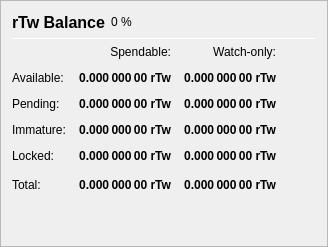
                   <widget class="QFrame" name="frame_Balances">
                    <property name="frameShape">
                     <enum>QFrame::StyledPanel</enum>
                    </property>
                    <property name="frameShadow">
                     <enum>QFrame::Raised</enum>
                    </property>
                    <layout class="QVBoxLayout" name="verticalLayout_4">
                     <item>
                      <layout class="QHBoxLayout" name="horizontalLayout_4">
                       <item>
                        <widget class="QLabel" name="label_5">
                         <property name="minimumSize">
                          <size>
                           <width>0</width>
                           <height>20</height>
                          </size>
                         </property>
                         <property name="font">
                          <font>
                           <pointsize>12</pointsize>
                           <weight>75</weight>
                           <bold>true</bold>
                          </font>
                         </property>
                         <property name="text">
                          <string>rTw Balance</string>
                         </property>
                        </widget>
                       </item>
                       <item>
                        <widget class="QLabel" name="labelMuBdIPercent">
                         <property name="text">
                          <string notr="true">0 %</string>
                         </property>
                        </widget>
                       </item>
                       <item>
                        <spacer name="horizontalSpacer_3">
                         <property name="orientation">
                          <enum>Qt::Horizontal</enum>
                         </property>
                         <property name="sizeHint" stdset="0">
                          <size>
                           <width>40</width>
                           <height>20</height>
                          </size>
                         </property>
                        </spacer>
                       </item>
                      </layout>
                     </item>
                     <item>
                      <widget class="Line" name="line_Balance">
                       <property name="minimumSize">
                        <size>
                         <width>0</width>
                         <height>1</height>
                        </size>
                       </property>
                       <property name="maximumSize">
                        <size>
                         <width>16777215</width>
                         <height>1</height>
                        </size>
                       </property>
                       <property name="orientation">
                        <enum>Qt::Horizontal</enum>
                       </property>
                      </widget>
                     </item>
                     <item>
                      <layout class="QGridLayout" name="gridLayout">
                       <property name="spacing">
                        <number>12</number>
                       </property>
                       <item row="0" column="1">
                        <widget class="QLabel" name="labelSpendable">
                         <property name="text">
                          <string>Spendable:</string>
                         </property>
                         <property name="alignment">
                          <set>Qt::AlignRight|Qt::AlignTrailing|Qt::AlignVCenter</set>
                         </property>
                        </widget>
                       </item>
                       <item row="0" column="2">
                        <widget class="QLabel" name="labelWatchonly">
                         <property name="text">
                          <string>Watch-only:</string>
                         </property>
                         <property name="alignment">
                          <set>Qt::AlignRight|Qt::AlignTrailing|Qt::AlignVCenter</set>
                         </property>
                        </widget>
                       </item>
                       <item row="1" column="0">
                        <widget class="QLabel" name="labelBalanceText">
                         <property name="text">
                          <string>Available:</string>
                         </property>
                        </widget>
                       </item>
                       <item row="1" column="1">
                        <widget class="QLabel" name="labelBalance">
                         <property name="font">
                          <font>
                           <weight>75</weight>
                           <bold>true</bold>
                          </font>
                         </property>
                         <property name="cursor">
                          <cursorShape>IBeamCursor</cursorShape>
                         </property>
                         <property name="toolTip">
                          <string>Your current spendable balance</string>
                         </property>
                         <property name="text">
                          <string notr="true">0.000 000 00 rTw</string>
                         </property>
                         <property name="alignment">
                          <set>Qt::AlignRight|Qt::AlignTrailing|Qt::AlignVCenter</set>
                         </property>
                         <property name="textInteractionFlags">
                          <set>Qt::LinksAccessibleByMouse|Qt::TextSelectableByKeyboard|Qt::TextSelectableByMouse</set>
                         </property>
                        </widget>
                       </item>
                       <item row="1" column="2">
                        <widget class="QLabel" name="labelWatchAvailable">
                         <property name="font">
                          <font>
                           <weight>75</weight>
                           <bold>true</bold>
                          </font>
                         </property>
                         <property name="cursor">
                          <cursorShape>IBeamCursor</cursorShape>
                         </property>
                         <property name="toolTip">
                          <string>Your current balance in watch-only addresses</string>
                         </property>
                         <property name="text">
                          <string notr="true">0.000 000 00 rTw</string>
                         </property>
                         <property name="alignment">
                          <set>Qt::AlignRight|Qt::AlignTrailing|Qt::AlignVCenter</set>
                         </property>
                         <property name="textInteractionFlags">
                          <set>Qt::LinksAccessibleByMouse|Qt::TextSelectableByKeyboard|Qt::TextSelectableByMouse</set>
                         </property>
                        </widget>
                       </item>
                       <item row="2" column="0">
                        <widget class="QLabel" name="labelPendingText">
                         <property name="text">
                          <string>Pending:</string>
                         </property>
                        </widget>
                       </item>
                       <item row="2" column="1">
                        <widget class="QLabel" name="labelUnconfirmed">
                         <property name="font">
                          <font>
                           <weight>75</weight>
                           <bold>true</bold>
                          </font>
                         </property>
                         <property name="cursor">
                          <cursorShape>IBeamCursor</cursorShape>
                         </property>
                         <property name="toolTip">
                          <string>Total of transactions that have yet to be confirmed, and do not yet count toward the spendable balance</string>
                         </property>
                         <property name="text">
                          <string notr="true">0.000 000 00 rTw</string>
                         </property>
                         <property name="alignment">
                          <set>Qt::AlignRight|Qt::AlignTrailing|Qt::AlignVCenter</set>
                         </property>
                         <property name="textInteractionFlags">
                          <set>Qt::LinksAccessibleByMouse|Qt::TextSelectableByKeyboard|Qt::TextSelectableByMouse</set>
                         </property>
                        </widget>
                       </item>
                       <item row="2" column="2">
                        <widget class="QLabel" name="labelWatchPending">
                         <property name="font">
                          <font>
                           <weight>75</weight>
                           <bold>true</bold>
                          </font>
                         </property>
                         <property name="cursor">
                          <cursorShape>IBeamCursor</cursorShape>
                         </property>
                         <property name="toolTip">
                          <string>Unconfirmed transactions to watch-only addresses</string>
                         </property>
                         <property name="text">
                          <string notr="true">0.000 000 00 rTw</string>
                         </property>
                         <property name="alignment">
                          <set>Qt::AlignRight|Qt::AlignTrailing|Qt::AlignVCenter</set>
                         </property>
                         <property name="textInteractionFlags">
                          <set>Qt::LinksAccessibleByMouse|Qt::TextSelectableByKeyboard|Qt::TextSelectableByMouse</set>
                         </property>
                        </widget>
                       </item>
                       <item row="3" column="0">
                        <widget class="QLabel" name="labelImmatureText">
                         <property name="text">
                          <string>Immature:</string>
                         </property>
                        </widget>
                       </item>
                       <item row="3" column="1">
                        <widget class="QLabel" name="labelImmature">
                         <property name="font">
                          <font>
                           <weight>75</weight>
                           <bold>true</bold>
                          </font>
                         </property>
                         <property name="cursor">
                          <cursorShape>IBeamCursor</cursorShape>
                         </property>
                         <property name="toolTip">
                          <string>Staked or masternode rewards that has not yet matured</string>
                         </property>
                         <property name="text">
                          <string notr="true">0.000 000 00 rTw</string>
                         </property>
                         <property name="alignment">
                          <set>Qt::AlignRight|Qt::AlignTrailing|Qt::AlignVCenter</set>
                         </property>
                         <property name="textInteractionFlags">
                          <set>Qt::LinksAccessibleByMouse|Qt::TextSelectableByKeyboard|Qt::TextSelectableByMouse</set>
                         </property>
                        </widget>
                       </item>
                       <item row="3" column="2">
                        <widget class="QLabel" name="labelWatchImmature">
                         <property name="font">
                          <font>
                           <weight>75</weight>
                           <bold>true</bold>
                          </font>
                         </property>
                         <property name="cursor">
                          <cursorShape>IBeamCursor</cursorShape>
                         </property>
                         <property name="toolTip">
                          <string>Staked or masternode rewards in watch-only addresses that has not yet matured</string>
                         </property>
                         <property name="text">
                          <string notr="true">0.000 000 00 rTw</string>
                         </property>
                         <property name="alignment">
                          <set>Qt::AlignRight|Qt::AlignTrailing|Qt::AlignVCenter</set>
                         </property>
                         <property name="textInteractionFlags">
                          <set>Qt::LinksAccessibleByMouse|Qt::TextSelectableByKeyboard|Qt::TextSelectableByMouse</set>
                         </property>
                        </widget>
                       </item>
                       <item row="4" column="0">
                        <widget class="QLabel" name="labelLockedBalanceText">
                         <property name="toolTip">
                          <string>Locked rTw or Masternode collaterals. These are excluded from zrTw minting.</string>
                         </property>
                         <property name="text">
                          <string>Locked:</string>
                         </property>
                        </widget>
                       </item>
                       <item row="4" column="1">
                        <widget class="QLabel" name="labelLockedBalance">
                         <property name="font">
                          <font>
                           <weight>75</weight>
                           <bold>true</bold>
                          </font>
                         </property>
                         <property name="cursor">
                          <cursorShape>IBeamCursor</cursorShape>
                         </property>
                         <property name="toolTip">
                          <string>Locked rTw or Masternode collaterals. These are excluded from zrTw minting.</string>
                         </property>
                         <property name="text">
                          <string notr="true">0.000 000 00 rTw</string>
                         </property>
                         <property name="alignment">
                          <set>Qt::AlignRight|Qt::AlignTrailing|Qt::AlignVCenter</set>
                         </property>
                         <property name="textInteractionFlags">
                          <set>Qt::LinksAccessibleByMouse|Qt::TextSelectableByKeyboard|Qt::TextSelectableByMouse</set>
                         </property>
                        </widget>
                       </item>
                       <item row="4" column="2">
                        <widget class="QLabel" name="labelWatchLocked">
                         <property name="font">
                          <font>
                           <weight>75</weight>
                           <bold>true</bold>
                          </font>
                         </property>
                         <property name="cursor">
                          <cursorShape>IBeamCursor</cursorShape>
                         </property>
                         <property name="toolTip">
                          <string>Current locked balance in watch-only addresses</string>
                         </property>
                         <property name="text">
                          <string notr="true">0.000 000 00 rTw</string>
                         </property>
                         <property name="alignment">
                          <set>Qt::AlignRight|Qt::AlignTrailing|Qt::AlignVCenter</set>
                         </property>
                         <property name="textInteractionFlags">
                          <set>Qt::LinksAccessibleByMouse|Qt::TextSelectableByKeyboard|Qt::TextSelectableByMouse</set>
                         </property>
                        </widget>
                       </item>
                       <item row="5" column="0">
                        <widget class="QLabel" name="labelTotalText">
                         <property name="text">
                          <string>Total:</string>
                         </property>
                         <property name="toolTip">
                          <string>Your current rTw balance, unconfirmed and immature transactions included</string>
                         </property>
                        </widget>
                       </item>
                       <item row="5" column="1">
                        <widget class="QLabel" name="labelTotal">
                         <property name="font">
                          <font>
                           <weight>75</weight>
                           <bold>true</bold>
                          </font>
                         </property>
                         <property name="cursor">
                          <cursorShape>IBeamCursor</cursorShape>
                         </property>
                         <property name="toolTip">
                          <string>Your current rTw balance, unconfirmed and immature transactions included</string>
                         </property>
                         <property name="text">
                          <string notr="true">0.000 000 00 rTw</string>
                         </property>
                         <property name="alignment">
                          <set>Qt::AlignRight|Qt::AlignTrailing|Qt::AlignVCenter</set>
                         </property>
                         <property name="textInteractionFlags">
                          <set>Qt::LinksAccessibleByMouse|Qt::TextSelectableByKeyboard|Qt::TextSelectableByMouse</set>
                         </property>
                        </widget>
                       </item>
                       <item row="5" column="2">
                        <widget class="QLabel" name="labelWatchTotal">
                         <property name="font">
                          <font>
                           <weight>75</weight>
                           <bold>true</bold>
                          </font>
                         </property>
                         <property name="cursor">
                          <cursorShape>IBeamCursor</cursorShape>
                         </property>
                         <property name="toolTip">
                          <string>Current total balance in watch-only addresses</string>
                         </property>
                         <property name="text">
                          <string notr="true">0.000 000 00 rTw</string>
                         </property>
                         <property name="alignment">
                          <set>Qt::AlignRight|Qt::AlignTrailing|Qt::AlignVCenter</set>
                         </property>
                         <property name="textInteractionFlags">
                          <set>Qt::LinksAccessibleByMouse|Qt::TextSelectableByKeyboard|Qt::TextSelectableByMouse</set>
                         </property>
                        </widget>
                       </item>
                       <item row="5" column="3">
                        <spacer name="horizontalSpacer_9">
                         <property name="orientation">
                          <enum>Qt::Horizontal</enum>
                         </property>
                         <property name="sizeHint" stdset="0">
                          <size>
                           <width>40</width>
                           <height>20</height>
                          </size>
                         </property>
                        </spacer>
                       </item>
                      </layout>
                     </item>
                     <item>
                      <spacer name="verticalSpacer_3">
                       <property name="orientation">
                        <enum>Qt::Vertical</enum>
                       </property>
                       <property name="sizeHint" stdset="0">
                        <size>
                         <width>20</width>
                         <height>40</height>
                        </size>
                       </property>
                      </spacer>
                     </item>
                    </layout>
                   </widget>
